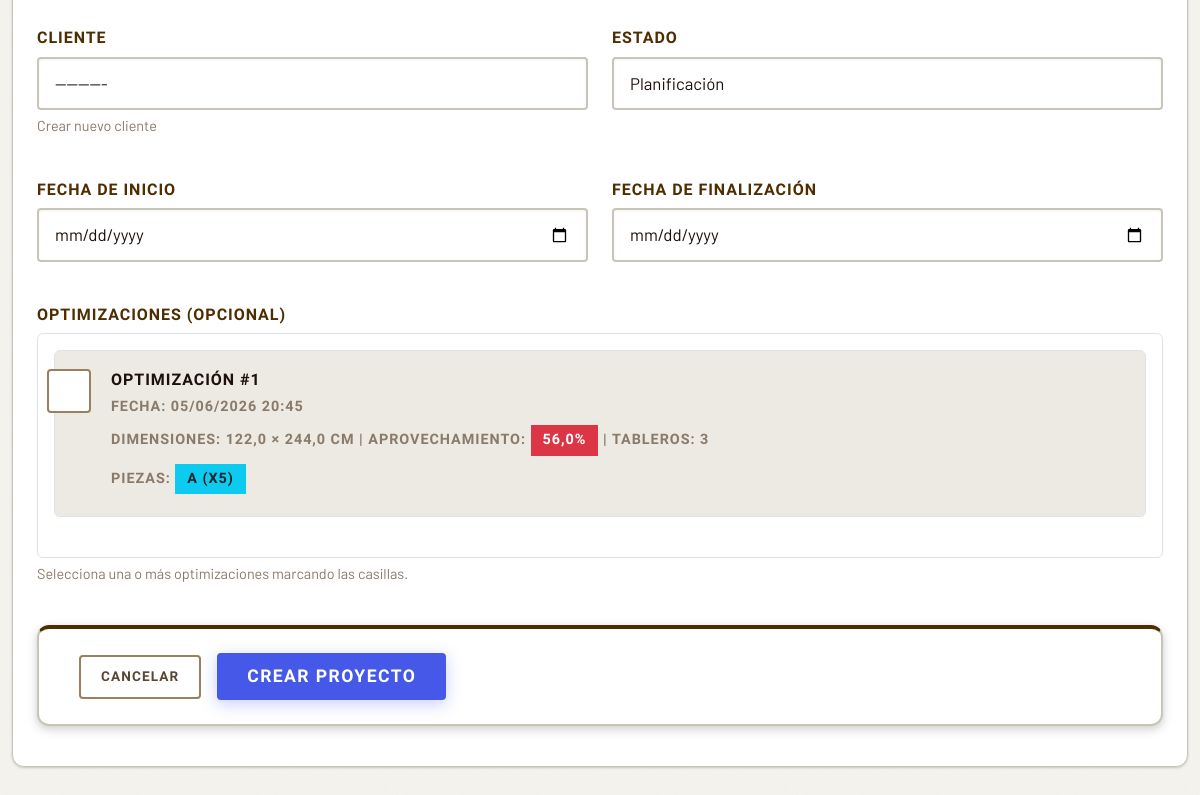
/cutless/proyectos/crear/ (signed in, lower part), run on an earlier commit of the app's database.
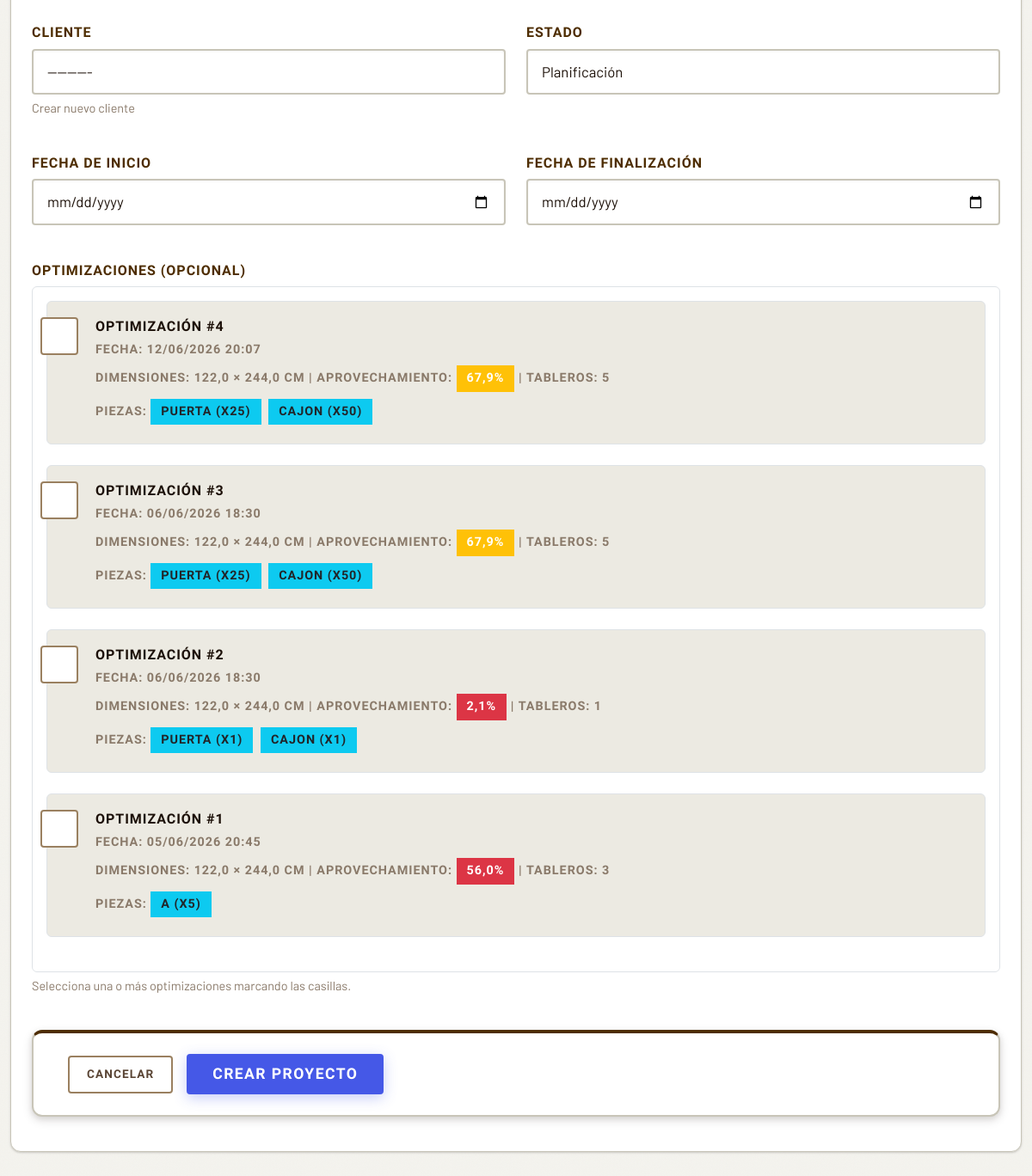
And on a later commit of the database.
### cutless/models.py (models this page shows, shortened)
class Optimizacion(models.Model):
    UNIDADES_CHOICES = [
        ('cm', 'Centímetros (cm)'),
        ('m', 'Metros (m)'),
        ('in', 'Pulgadas (in)'),
        ('ft', 'Pies (ft)'),
    ]
    usuario = models.ForeignKey(User, on_delete=models.CASCADE)
    fecha = models.DateTimeField(auto_now_add=True)
    ancho_tablero = models.FloatField()  # Siempre guardado en cm (permite decimales)
    alto_tablero = models.FloatField()  # Siempre guardado en cm (permite decimales)
    unidad_medida = models.CharField(max_length=2, choices=UNIDADES_CHOICES, default='cm',
                                     help_text="Unidad de medida usada por el usuario")
    piezas = models.TextField(help_text="Listado de piezas en formato ancho,alto,cantidad")
    imagen = models.ImageField(upload_to='optimizaciones/', null=True, blank=True)
    pdf = models.FileField(upload_to='pdfs/', null=True, blank=True)
    aprovechamiento_total = models.FloatField(default=0)
    favorito = models.BooleanField(default=False)
    permitir_rotacion = models.BooleanField(default=True, help_text="Permitir rotación automática de piezas 90°")
    margen_corte = models.FloatField(default=0.3, help_text="Margen de corte (kerf) en cm (guardado internamente). El valor se ingresa en mm.")
    material = models.ForeignKey(
        Material,
        on_delete=models.SET_NULL,
        null=True,
        blank=True,
        help_text="Material/tablero utilizado (opcional)"
    )
    precio_tablero = models.DecimalField(
        max_digits=10,
        decimal_places=2,
        null=True,
        blank=True,
        help_text="Precio por tablero usado en esta optimización"
    )
    mano_obra = models.DecimalField(
        max_digits=10,
        decimal_places=2,
        default=Decimal('0.00'),
        help_text="Costo de mano de obra (opcional)"
    )
    num_tableros = models.IntegerField(
        default=0,
        help_text="Número de tableros utilizados (calculado automáticamente)"
    )
    area_usada_total = models.FloatField(
        null=True,
        blank=True,
        help_text="Área total utilizada en cm² (snapshot al generar resultado)"
    )
    desperdicio_total = models.FloatField(
        null=True,
        blank=True,
        help_text="Desperdicio total en cm² (snapshot al generar resultado)"
    )
    resultado_generado = models.BooleanField(
        default=False,
        help_text="Indica si las imágenes y estadísticas del resultado están persistidas"
    )
    resultado_generado_en = models.DateTimeField(
        null=True,
        blank=True,
        help_text="Fecha en que se persistió el resultado completo"
    )
    resultado_extra = models.JSONField(
        default=dict,
        blank=True,
        help_text="Metadatos extra del resultado (piezas no colocadas, totales, etc.)"
    )
    cliente = models.ForeignKey(
        'Cliente',
        on_delete=models.SET_NULL,
        null=True,
        blank=True,
        help_text="Cliente asociado a esta optimización (opcional)"
    )
    proyecto = models.ForeignKey(
        'Proyecto',
        on_delete=models.SET_NULL,
        null=True,
        blank=True,
        help_text="Proyecto al que pertenece esta optimización (opcional)"
    )

### cutless/views/projects.py (the view)
# urls.py: path('proyectos/crear/', auth_perm('puede_crear_proyectos', views.crear_proyecto), name='crear_proyecto'),
def crear_proyecto(request):
    if request.method == "POST":
        form = ProyectoForm(request.POST, user=request.user)
        if form.is_valid():
            proyecto = form.save(commit=False)
            proyecto.usuario = request.user
            proyecto.save()
            optimizaciones_seleccionadas = form.cleaned_data.get('optimizaciones', [])
            if optimizaciones_seleccionadas:
                optimizaciones_ids = [opt.pk for opt in optimizaciones_seleccionadas]
                optimizaciones_validas = Optimizacion.objects.filter(
                    pk__in=optimizaciones_ids,
                    usuario=request.user
                )
                optimizaciones_validas.update(proyecto=proyecto)
                num_optimizaciones = optimizaciones_validas.count()
                mensaje_proyecto = f'Se ha creado el proyecto "{proyecto.nombre}" exitosamente con {num_optimizaciones} optimización(es) asociada(s).'
            else:
                mensaje_proyecto = f'Se ha creado el proyecto "{proyecto.nombre}" exitosamente.'
            enviar_notificacion(
                request,
                'proyecto_creado',
                'Proyecto Creado',
                mensaje_proyecto,
                {'proyecto_id': proyecto.id, 'nombre': proyecto.nombre}
            )
            return redirect('cutless:detalle_proyecto', pk=proyecto.pk)
    else:
        form = ProyectoForm(user=request.user)
    optimizaciones_info = []
    optimizaciones_seleccionadas_ids = []
    if form.fields['optimizaciones'].queryset:
        todas_optimizaciones = Optimizacion.objects.filter(usuario=request.user).order_by('-fecha')
        total_optimizaciones = todas_optimizaciones.count()
        for opt in form.fields['optimizaciones'].queryset:
            numero_lista = opt.pk
            for idx, optimizacion_lista in enumerate(todas_optimizaciones, start=1):
                if optimizacion_lista.id == opt.id:
                    numero_lista = total_optimizaciones - idx + 1
                    break
            nombres_piezas = []
            if opt.piezas:
                for linea in opt.piezas.splitlines():
                    if linea.strip():
                        partes = linea.split(',')
                        if len(partes) == 4:  # Formato con nombre: nombre,ancho,alto,cantidad
                            nombre = partes[0].strip()
                            cantidad = int(partes[3].strip())
                            nombres_piezas.append(f"{nombre} (x{cantidad})")
                        elif len(partes) == 3:  # Formato sin nombre: ancho,alto,cantidad
                            cantidad = int(partes[2].strip())
                            nombres_piezas.append(f"Pieza (x{cantidad})")
            optimizaciones_info.append({
                'optimizacion': opt,
                'numero_lista': numero_lista,
                'seleccionada': opt.pk in optimizaciones_seleccionadas_ids,
                'nombres_piezas': nombres_piezas[:5],  # Máximo 5 piezas para no hacer muy largo
                'total_piezas': len(nombres_piezas),
            })
    return render(request, 'cutless/crear_proyecto.html', {
        'form': form,
        'optimizaciones_info': optimizaciones_info,
    })

### cutless/context_processors.py (called while the page is built)
def tutorial_context(request):
    if request.user.is_authenticated:
        tiene_optimizaciones = Optimizacion.objects.filter(usuario=request.user).exists()
        mostrar_modal = request.session.pop('mostrar_bienvenida_cutless', False)
        return {
            'tiene_optimizaciones': tiene_optimizaciones,
            'mostrar_modal_bienvenida': mostrar_modal,
        }
    return {
        'tiene_optimizaciones': False,
        'mostrar_modal_bienvenida': False,
    }

### usuarios/models.py (called while the page is built)
    def get_timeout_segundos_str(self):
        if self.timeout_sesion is None:
            return '1800'  # 30 minutos por defecto
        if self.timeout_sesion == 0:
            return '0'  # Desactivado
        return str(self.timeout_sesion * 60)

### cutless/templates/cutless/crear_proyecto.html (shortened to what the changed rows need)
{% extends 'cutless/base.html' %}
{% load static %}
{% block extra_css %}
<link rel="stylesheet" href="{% static 'cutless/css/index.css' %}">
{% endblock %}
{% block content %}
<div class="card fade-in">
    <div class="card-body">
      <form method="post">
        <div class="row mb-3">
          <div class="col-md-12">
            <div class="border rounded p-3 optimizaciones-container">
              {% if optimizaciones_info %}
                {% for item in optimizaciones_info %}
                  <div class="form-check mb-3 p-3 border rounded optimizacion-card">
                    <input class="form-check-input" type="checkbox" name="optimizaciones" value="{{ item.optimizacion.pk }}" id="opt_{{ item.optimizacion.pk }}"
                           {% if item.seleccionada %}checked{% endif %}>
                    <label class="form-check-label ms-2 w-100 label-clickable" for="opt_{{ item.optimizacion.pk }}">
                      <div class="d-flex justify-content-between align-items-start">
                        <div>
                          <strong>Optimización #{{ item.numero_lista }}</strong>
                          <br><small class="text-muted">
                            Fecha: {{ item.optimizacion.fecha|date:"d/m/Y H:i" }}
                          </small>
                        </div>
                      </div>
                      <div class="mt-2">
                        <small class="text-muted">
                          <strong>Dimensiones:</strong> {{ item.optimizacion.ancho_tablero }} × {{ item.optimizacion.alto_tablero }} cm |
                          <strong>Aprovechamiento:</strong> <span class="badge bg-{% if item.optimizacion.aprovechamiento_total >= 80 %}success{% elif item.optimizacion.aprovechamiento_total >= 60 %}warning{% else %}danger{% endif %}">{{ item.optimizacion.aprovechamiento_total|floatformat:1 }}%</span> |
                          <strong>Tableros:</strong> {{ item.optimizacion.num_tableros|default:"0" }}
                        </small>
                      </div>
                      {% if item.nombres_piezas %}
                      <div class="mt-2">
                        <small class="text-muted">
                          <strong>Piezas:</strong>
                          {% for nombre_pieza in item.nombres_piezas %}
                            <span class="badge bg-info text-dark me-1">{{ nombre_pieza }}</span>
                          {% endfor %}
                        </small>
                      </div>
                      {% endif %}
                    </label>
                  </div>
                {% endfor %}
              {% else %}
                <div class="alert alert-info mb-0">
                  <small>No hay optimizaciones disponibles sin proyecto asignado. Puedes crear optimizaciones y luego agregarlas al proyecto desde el detalle del proyecto.</small>
                </div>
              {% endif %}
            </div>
          </div>
        </div>
      </form>
    </div>
  </div>
{% endblock %}

What changed in the data, as far as the page shows it:
added Optimizacion: numero_lista "4", optimizacion.fecha "12/06/2026 20:07", optimizacion.ancho_tablero "122,0", optimizacion.alto_tablero "244,0", optimizacion.aprovechamiento_total "67,9", optimizacion.num_tableros "5", nombres_piezas "PUERTA (X25)" "CAJON (X50)"
added Optimizacion: numero_lista "3", optimizacion.fecha "06/06/2026 18:30", optimizacion.ancho_tablero "122,0", optimizacion.alto_tablero "244,0", optimizacion.aprovechamiento_total "67,9", optimizacion.num_tableros "5", nombres_piezas "PUERTA (X25)" "CAJON (X50)"
added Optimizacion: numero_lista "2", optimizacion.fecha "06/06/2026 18:30", optimizacion.ancho_tablero "122,0", optimizacion.alto_tablero "244,0", optimizacion.aprovechamiento_total "2,1", optimizacion.num_tableros "1", nombres_piezas "PUERTA (X1)" "CAJON (X1)"
